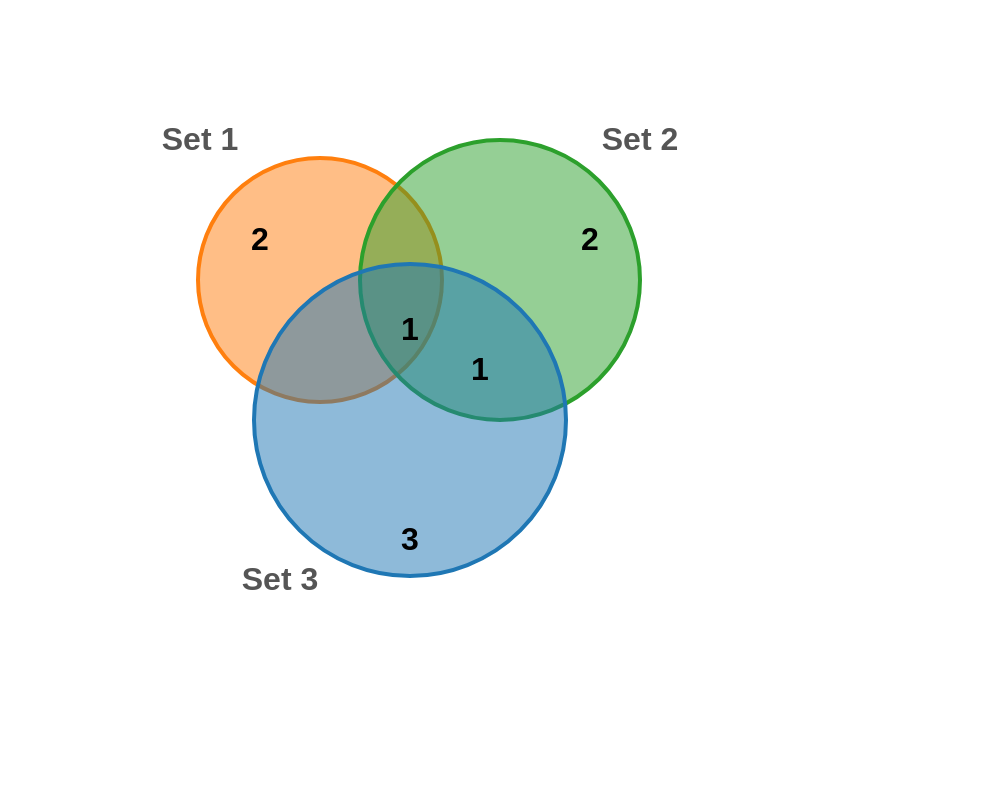

Express this chart as Vega-Lite.
### Vega specification from a JSON file in a GitHub repository (floating-point values rounded to 4 significant figures)
{"$schema": "https://vega.github.io/schema/vega/v5.json", "description": "A three-circle Venn diagram template showing the count of elements in each region.", "width": 500, "height": 400, "autosize": "none", "data": [{"name": "sets", "values": [{"set": "Set 1 (size 3)", "x": 160, "y": 140, "radius": 61, "color": "rgb(255, 127, 14)"}, {"set": "Set 2 (size 4)", "x": 250, "y": 140, "radius": 70, "color": "rgb(44, 160, 44)"}, {"set": "Set 3 (size 5)", "x": 205, "y": 210, "radius": 78, "color": "rgb(31, 119, 180)"}]}, {"name": "labels", "values": [{"label": "2", "x": 130, "y": 120}, {"label": "2", "x": 295, "y": 120}, {"label": "3", "x": 205, "y": 270}, {"label": "1", "x": 205, "y": 165}, {"label": "1", "x": 240, "y": 185}]}, {"name": "set_labels", "values": [{"label": "Set 1", "x": 100, "y": 70}, {"label": "Set 2", "x": 320, "y": 70}, {"label": "Set 3", "x": 140, "y": 290}]}], "marks": [{"type": "symbol", "from": {"data": "sets"}, "encode": {"enter": {"shape": {"value": "circle"}, "x": {"field": "x"}, "y": {"field": "y"}, "size": {"signal": "pow(2 * datum.radius, 2)"}, "fill": {"field": "color"}, "fillOpacity": {"value": 0.5}, "stroke": {"field": "color"}, "strokeWidth": {"value": 2}}}}, {"type": "text", "from": {"data": "labels"}, "encode": {"enter": {"x": {"field": "x"}, "y": {"field": "y"}, "text": {"field": "label"}, "align": {"value": "center"}, "baseline": {"value": "middle"}, "fontSize": {"value": 16}, "fontWeight": {"value": "bold"}, "fill": {"value": "black"}}}}, {"type": "text", "from": {"data": "set_labels"}, "encode": {"enter": {"x": {"field": "x"}, "y": {"field": "y"}, "text": {"field": "label"}, "align": {"value": "center"}, "baseline": {"value": "middle"}, "fontSize": {"value": 16}, "fontWeight": {"value": "bold"}, "fill": {"value": "#555"}}}}]}
